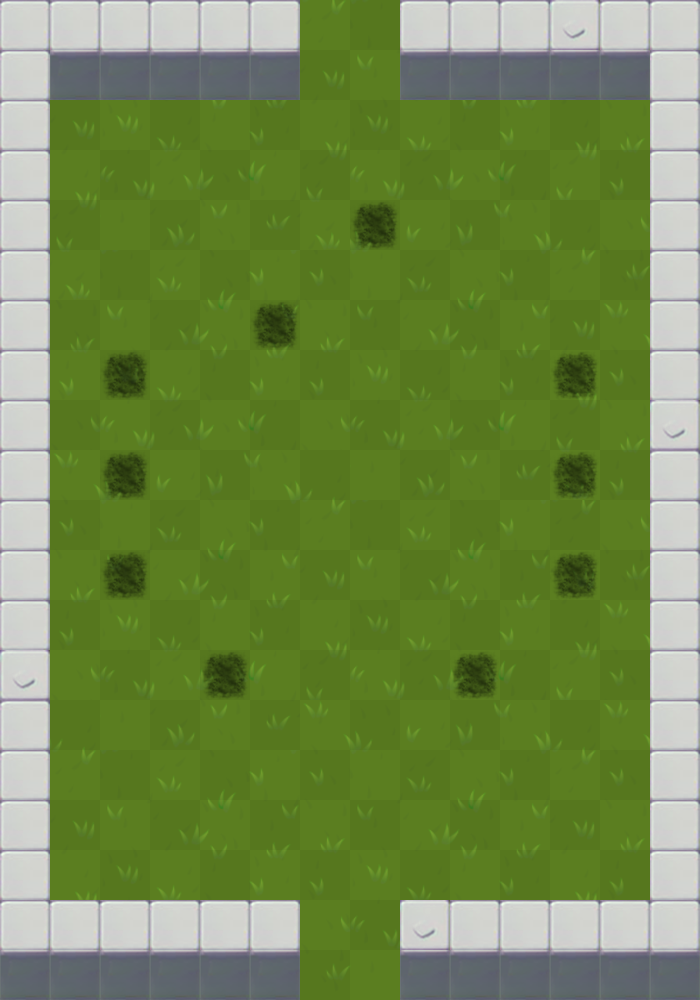

A 2D game scene composited from a Tiled map and its tileset images. What follows is a short description and the map's XML, with each tile layer's data collapsed to a summary:
An orthogonal 14x20 tile map with 50x50 px tiles, 14 tile layers (suelo, pared, enemigos1, enemigos2, ...), 12 tilesets.

<map version="1.2" tiledversion="1.2.3" orientation="orthogonal" renderorder="right-down" width="14" height="20" tilewidth="50" tileheight="50" infinite="0" nextlayerid="15" nextobjectid="1">
 <properties>
  <property name="LongitudSierra" type="float" value="4" />
  <property name="MovingEnemyFinalPosX" type="float" value="12" />
  <property name="MovingEnemyFinalPosY" type="float" value="9" />
 </properties>
 <tileset firstgid="1" name="0" tilewidth="50" tileheight="50" tilecount="1" columns="1">
  <image source="tiles/0.png" width="64" height="64" />
 </tileset>
 <tileset firstgid="2" name="1" tilewidth="50" tileheight="50" tilecount="1" columns="1">
  <image source="tiles/1.png" width="64" height="64" />
 </tileset>
 <tileset firstgid="3" name="2" tilewidth="50" tileheight="50" tilecount="1" columns="1">
  <image source="tiles/2.png" width="64" height="64" />
 </tileset>
 <tileset firstgid="4" name="3" tilewidth="50" tileheight="50" tilecount="1" columns="1">
  <image source="tiles/3.png" width="64" height="64" />
 </tileset>
 <tileset firstgid="5" name="suciedad50" tilewidth="50" tileheight="50" tilecount="1" columns="1">
  <image source="tiles/suciedad50.png" width="50" height="50" />
 </tileset>
 <tileset firstgid="6" name="hoyo250" tilewidth="50" tileheight="50" tilecount="1" columns="1">
  <image source="tiles/hoyo250.png" width="50" height="50" />
 </tileset>
 <tileset firstgid="7" name="hoyo50" tilewidth="50" tileheight="50" tilecount="1" columns="1">
  <image source="tiles/hoyo50.png" width="50" height="50" />
 </tileset>
 <tileset firstgid="8" name="PuertaTransparente" tilewidth="50" tileheight="50" tilecount="1" columns="1">
  <image source="tiles/PuertaTransparente.png" width="50" height="50" />
 </tileset>
 <tileset firstgid="9" name="Bloque" tilewidth="50" tileheight="50" tilecount="1" columns="1">
  <image source="tiles/Bloque.png" width="50" height="50" />
 </tileset>
 <tileset firstgid="10" name="Bloque2" tilewidth="50" tileheight="50" tilecount="1" columns="1">
  <image source="tiles/Bloque2.png" width="50" height="50" />
 </tileset>
 <tileset firstgid="11" name="BloquePerp" tilewidth="50" tileheight="50" tilecount="1" columns="1">
  <image source="tiles/BloquePerp.png" width="50" height="50" />
 </tileset>
 <tileset firstgid="12" name="sueloCespedCompleto" tilewidth="50" tileheight="50" tilecount="280" columns="14">
  <image source="tiles/sueloCespedCompleto.png" width="700" height="1000" />
 </tileset>
 <layer id="1" name="suelo" width="14" height="20">
  <data>[280 cells, 280 non-empty, 280 distinct tile ids]</data>
 </layer>
 <layer id="2" name="pared" width="14" height="20">
  <data>[280 cells, 80 non-empty, 3 distinct tile ids]</data>
 </layer>
 <layer id="3" name="enemigos1" width="14" height="20">
  <data>[280 cells, 6 non-empty, 1 distinct tile ids]</data>
 </layer>
 <layer id="4" name="enemigos2" width="14" height="20">
  <data>[280 cells, 1 non-empty, 1 distinct tile ids]</data>
 </layer>
 <layer id="5" name="enemigos3" width="14" height="20">
  <data>[280 cells, 1 non-empty, 1 distinct tile ids]</data>
 </layer>
 <layer id="14" name="enemigos4" width="14" height="20">
  <data>[280 cells, 2 non-empty, 1 distinct tile ids]</data>
 </layer>
 <layer id="6" name="blocker" width="14" height="20">
  <data>[280 cells, 0 non-empty, 0 distinct tile ids]</data>
 </layer>
 <layer id="12" name="pinchos" width="14" height="20">
  <data>[280 cells, 0 non-empty, 0 distinct tile ids]</data>
 </layer>
 <layer id="13" name="sierra" width="14" height="20">
  <data>[280 cells, 0 non-empty, 0 distinct tile ids]</data>
 </layer>
 <layer id="7" name="mejoraVida" width="14" height="20">
  <data>[280 cells, 0 non-empty, 0 distinct tile ids]</data>
 </layer>
 <layer id="8" name="mejoraAtaque" width="14" height="20">
  <data>[280 cells, 0 non-empty, 0 distinct tile ids]</data>
 </layer>
 <layer id="9" name="mejoraMovimiento" width="14" height="20">
  <data>[280 cells, 0 non-empty, 0 distinct tile ids]</data>
 </layer>
 <layer id="10" name="mejoraCadencia" width="14" height="20">
  <data>[280 cells, 0 non-empty, 0 distinct tile ids]</data>
 </layer>
 <layer id="11" name="puerta" width="14" height="20">
  <data>[280 cells, 2 non-empty, 1 distinct tile ids]</data>
 </layer>
</map>
